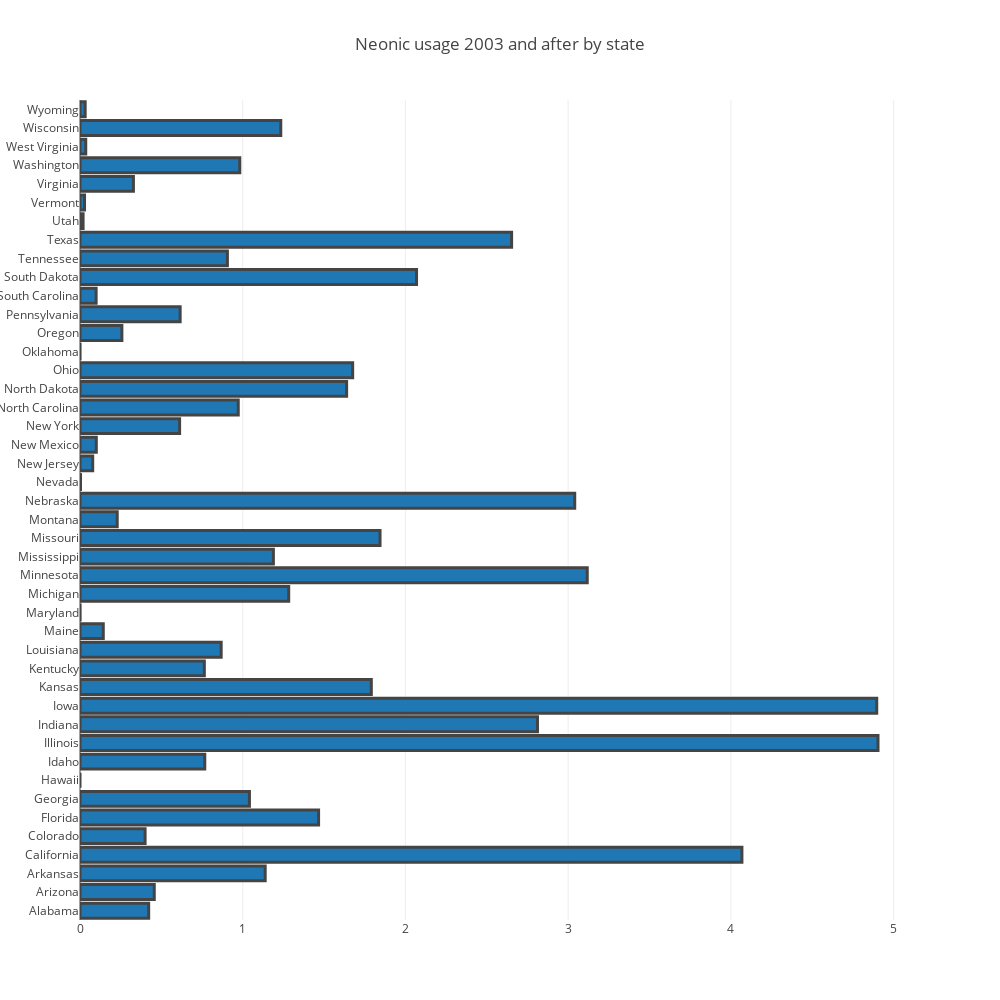

Notebook code cell kept with this figure:
### Markdown cell above
From the above graph we can draw a clear conclusion that California has clearly taken the reign with the amount of neonics used before 2003.

### Code cell
df_summed2 = df_2003.groupby(['StateName']) ['nAllNeonic'].sum().reset_index()
trace1 = go.Bar(
    y=df_summed2.StateName,
    x=df_summed2.nAllNeonic,
    name='SF Zoo',
    orientation = 'h',
    marker = dict(
        line = dict(
            colorscale =[[0, 'rgb(166,206,227)'], [0.25, 'rgb(31,120,180)'], [0.45, 'rgb(178,223,138)'], 
                      [0.65, 'rgb(51,160,44)'], [0.85, 'rgb(251,154,153)'], [1, 'rgb(227,26,28)']],
            width = 3)
    )
)
data = [trace1]
layout = go.Layout(
    title='Neonic usage 2003 and after by state',
    barmode='stack',
    autosize=False,
    width=1000,
    height=1000
)

fig = go.Figure(data=data, layout=layout)
iplot(fig, filename='marker-h-bar')

### Figure 1 — Plotly figure (JSON) as saved in the notebook; plotly's stock layout.template omitted (floating-point values rounded to 4 significant figures)
{"data": [{"marker": {"line": {"colorscale": [[0, "rgb(166,206,227)"], [0.25, "rgb(31,120,180)"], [0.45, "rgb(178,223,138)"], [0.65, "rgb(51,160,44)"], [0.85, "rgb(251,154,153)"], [1, "rgb(227,26,28)"]], "width": 3}}, "name": "SF Zoo", "orientation": "h", "type": "bar", "uid": "11c1d60a-e53e-11e8-921d-d05099a30b15", "x": [0.4221, 0.4564, 1.138, 4.068, 0.4, 1.466, 1.041, 0, 0.7668, 4.904, 2.811, 4.896, 1.79, 0.7641, 0.8676, 0.143, 0.000665, 1.283, 3.117, 1.188, 1.844, 0.2287, 3.04, 0.003258, 0.07809, 0.1002, 0.6122, 0.9725, 1.638, 1.676, 0.0004469, 0.2574, 0.6155, 0.09912, 2.068, 0.9059, 2.653, 0.019, 0.02781, 0.3283, 0.9819, 0.0353, 1.234, 0.03175], "y": ["Alabama", "Arizona", "Arkansas", "California", "Colorado", "Florida", "Georgia", "Hawaii", "Idaho", "Illinois", "Indiana", "Iowa", "Kansas", "Kentucky", "Louisiana", "Maine", "Maryland", "Michigan", "Minnesota", "Mississippi", "Missouri", "Montana", "Nebraska", "Nevada", "New Jersey", "New Mexico", "New York", "North Carolina", "North Dakota", "Ohio", "Oklahoma", "Oregon", "Pennsylvania", "South Carolina", "South Dakota", "Tennessee", "Texas", "Utah", "Vermont", "Virginia", "Washington", "West Virginia", "Wisconsin", "Wyoming"]}], "layout": {"autosize": false, "barmode": "stack", "height": 1000, "title": "Neonic usage 2003 and after by state", "width": 1000}}
